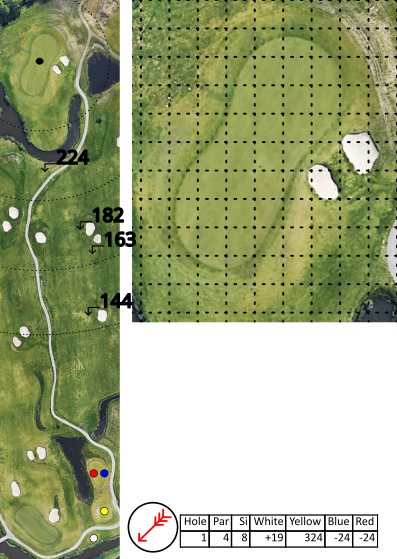
#> input picture Input/1.png, 397 x 559 px; its folder holds 5 pictures in this run
$ jupyter execute --allow-errors main.ipynb   (older library calls are emulated)
#> lines starting #> are read from the running program, lines starting #| are printed output that depends on the picture
[cell 1]
import os
from PIL import Image, ImageOps
import math
import PyPDF2

import math
# [45 lines left out: functions calculate_booklet_page_order, merge_pdfs, not called in this run]

[cell 2]
# [73 lines left out: functions mm_to_pixels, resize_image, create_booklet, not called in this run]

[cell 3]
img = Image.open('Input/1.png')
#> img is the input picture: PIL image 397x559 RGBA; mean R, G, B, A 162.1, 170.5, 130.5, 179.7
#mm_to_pixels((210/4)*0.9, 300)
current = img.size
#> current = (397, 559)
#img1 = img.resize((int(current[0]*0.9), int(current[1]*0.9)))
img1 = ImageOps.scale(img, 0.9)
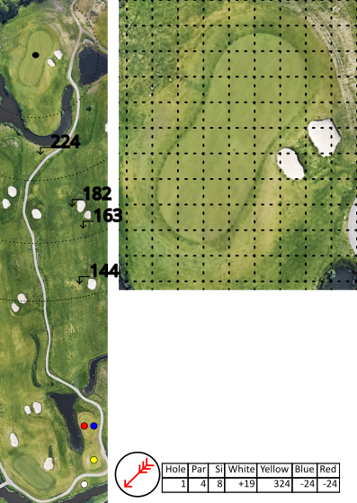
#> img1: PIL image 357x503 RGBA; mean R, G, B, A 89.1, 97.4, 57.3, 179.8; transparent parts drawn white
print(current,img1.size)
#| (397, 559) (357, 503)
#img1.show()
